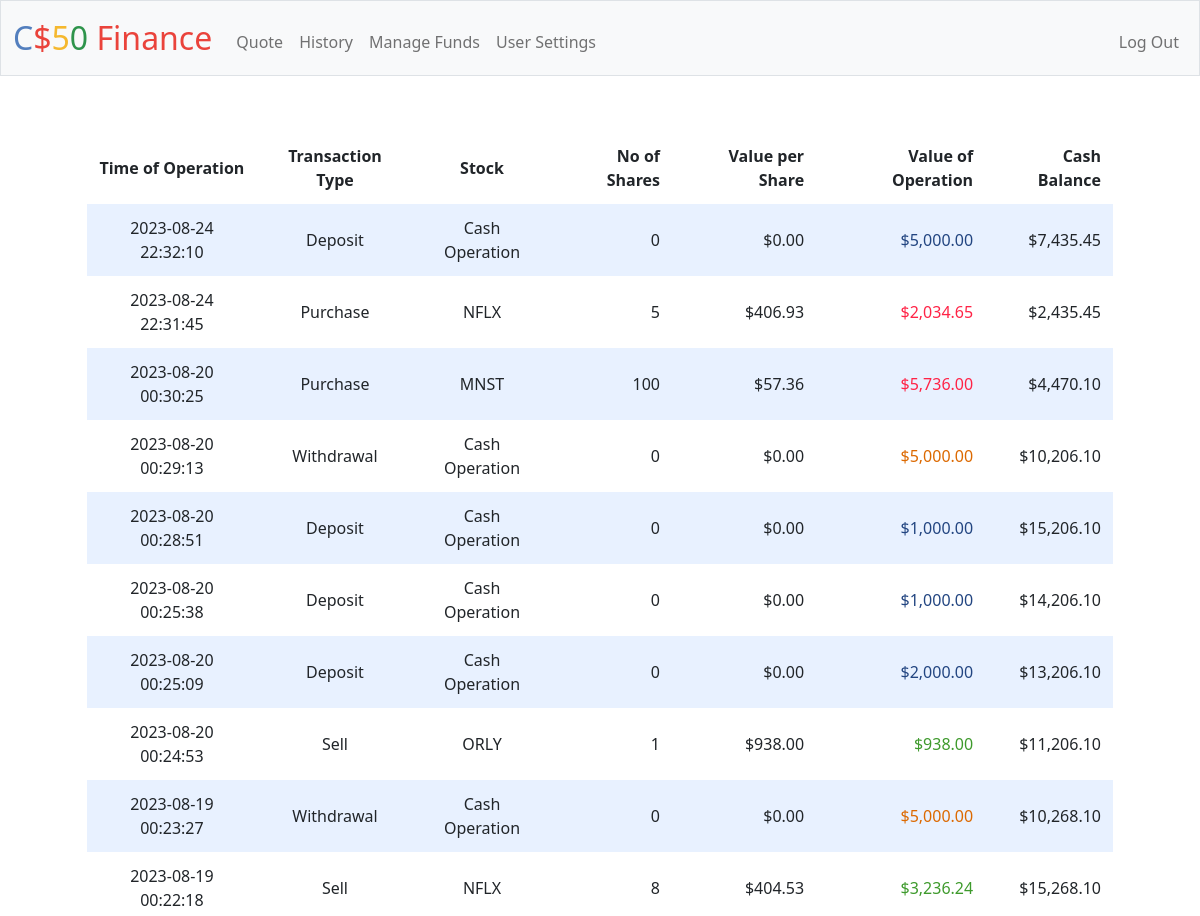
/history (signed in, upper part), run on an earlier commit of the app's database.
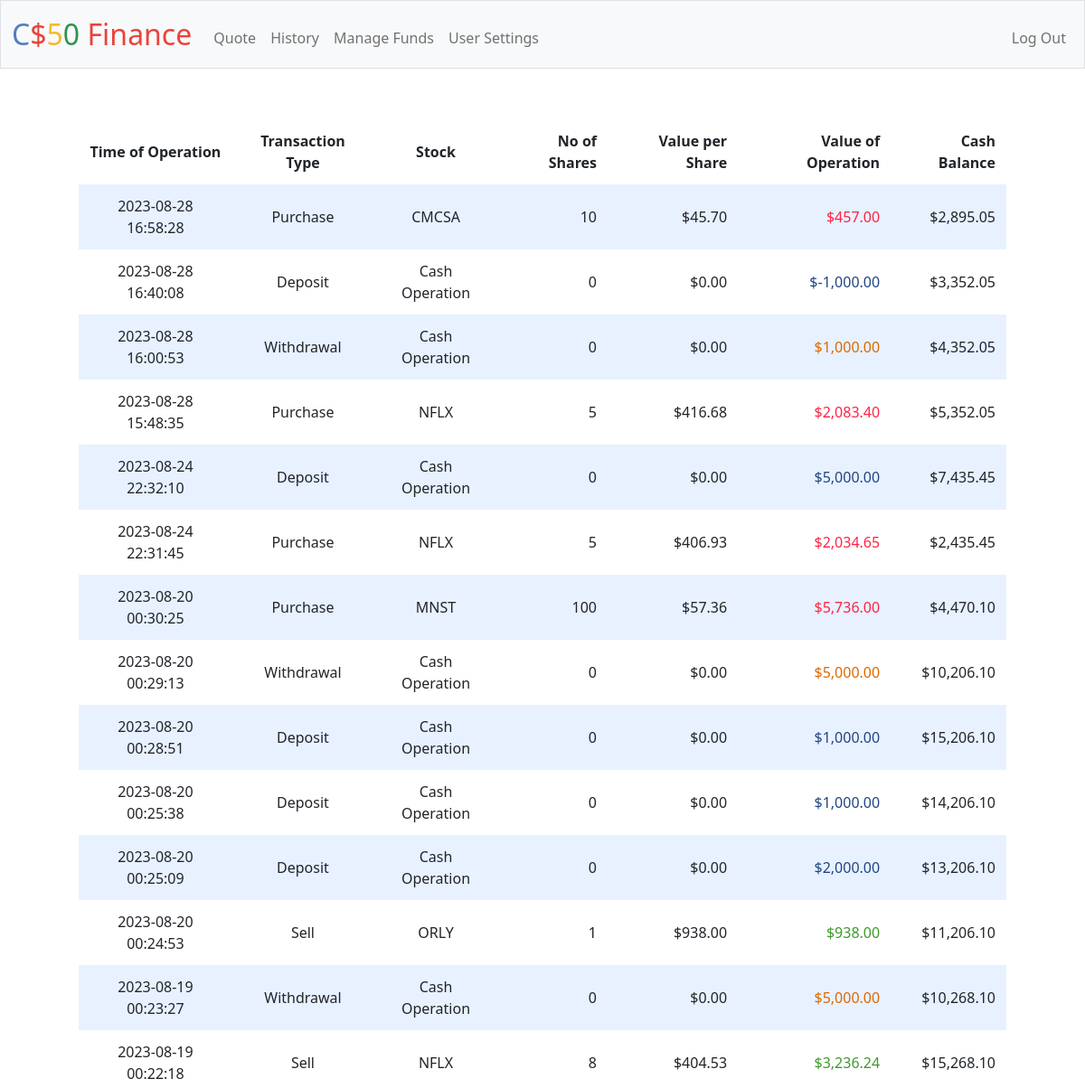
And on a later commit of the database.
### tables this page shows
CREATE TABLE 'history' (user_id INTEGER, stock_id INTEGER, operation TEXT NOT NULL, quantity INTEGER NOT NULL,'value' NUMERIC NOT NULL, time_stamp DATETIME NOT NULL, 'operation_id'  INTEGER PRIMARY KEY NOT NULL  ,'cash_balance' NUMERIC, FOREIGN KEY (user_id) REFERENCES users(id), FOREIGN KEY (stock_id) REFERENCES stocks(id));

CREATE TABLE stocks (id INTEGER PRIMARY KEY AUTOINCREMENT NOT NULL, symbol TEXT NOT NULL);

### app.py (the view)
@app.route("/history")
@login_required
def history():
    history = db.execute("SELECT time_stamp, operation, symbol, quantity, value, cash_balance FROM history JOIN stocks ON history.stock_id = stocks.id WHERE user_id = ? ORDER BY time_stamp DESC;",
                         session.get("user_id"))
    if (len(history) < 1):
        return render_template("/history.html",
                               message = "No operations history yet to display")
    else:
        for row in history:
            if (int(row['quantity']) == 0):
                row['value_per_share'] = 0
            else:
                row['value_per_share'] = float(row['value']) / int(row['quantity'])
            row['value'] = row['value']
            row['cash_balance'] = float(row['cash_balance'])
        return render_template("/history.html", history=history)

### app.py (called while the page is built)
@app.after_request
def after_request(response):
    response.headers["Cache-Control"] = "no-cache, no-store, must-revalidate"
    response.headers["Expires"] = 0
    response.headers["Pragma"] = "no-cache"
    return response

### helpers.py (called while the page is built)
def login_required(f):
    @wraps(f)
    def decorated_function(*args, **kwargs):
        if session.get("user_id") is None:
            return redirect("/login")
        return f(*args, **kwargs)
    return decorated_function

def usd(value):
    return f"${value:,.2f}"

### templates/history.html (shortened to what this page needs)
{% extends "layout.html" %}
{% block main %}
    <table>
        <thead>
            <tr>
                <th>Time of Operation</th>
                <th>Transaction Type</th>
                <th>Stock</th>
                <th class="number">No of Shares</th>
                <th class="number">Value per Share</th>
                <th class="number">Value of Operation</th>
                <th class="number">Cash Balance</th>
            </tr>
        </thead>
        <tbody>
            {% for row in history %}
                <tr>
                    <td>{{ row.time_stamp }}</td>
                    <td>{{ row.operation }}</td>
                    <td>{{ row.symbol }}</td>
                    <td class="number">{{ row.quantity }}</td>
                    <td class="number">{{ row.value_per_share | usd }}</td>
                    <td class="{{ row.operation }}">{{ row.value | usd }}</td>
                    <td class="number">{{ row.cash_balance | usd }}</td>
                </tr>
            {% endfor %}
        </tbody>
    </table>
    <br/>
{% endblock %}

### templates/layout.html (shortened to what this page needs)
<!DOCTYPE html>
<html lang="en">
    <head>
        <link href="https://cdn.jsdelivr.net/npm/bootstrap@5.1.3/dist/css/bootstrap.min.css" rel="stylesheet">
        <link href="/static/styles.css" rel="stylesheet">
    </head>
    <body>
        <nav class="bg-light border navbar navbar-expand-md navbar-light">
            <div class="container-fluid">
                <a class="navbar-brand" href="/"><span class="blue">C</span><span class="red">$</span><span class="yellow">5</span><span class="green">0</span> <span class="red">Finance</span></a>
                <div class="collapse navbar-collapse" id="navbar">
                    {% if session["user_id"] %}
                        <ul class="navbar-nav me-auto mt-2">
                            <li class="nav-item"><a class="nav-link" href="/quote">Quote</a></li>
                            <li class="nav-item"><a class="nav-link" href="/history">History</a></li>
                            <li class="nav-item"><a class="nav-link" href="/funds">Manage Funds</a></li>
                            <li class="nav-item"><a class="nav-link" href="/settings">User Settings</a></li>
                        </ul>
                        <ul class="navbar-nav ms-auto mt-2">
                            <li class="nav-item"><a class="nav-link" href="/logout">Log Out</a></li>
                        </ul>
                    {% else %}
                        <ul class="navbar-nav ms-auto mt-2">
                            <li class="nav-item"><a class="nav-link" href="/register">Register</a></li>
                            <li class="nav-item"><a class="nav-link" href="/login">Log In</a></li>
                        </ul>
                    {% endif %}
                </div>
            </div>
        </nav>
        <div class="container">
            <main class="container-fluid py-5 text-center">
                {% block main %}{% endblock %}
            </main>
        </div>
        <br/>
        <br/>
    </body>
</html>

### static/styles.css (style rules this page uses)
nav .navbar-brand { font-size: xx-large; }
nav .navbar-brand .blue { color: #537fbe; }
nav .navbar-brand .red { color: #ea433b; }
nav .navbar-brand .yellow { color: #f5b82e; }
nav .navbar-brand .green { color: #2e944b; }
.container { margin-left: auto; margin-right: auto; padding-left: 15px; padding-right: 15px; text-align: center; width: 90%; }
table { background-color: transparent; margin-bottom: 1rem; width: 100%; }
table th, table td { padding: 0.75rem; vertical-align: middle; }
tbody tr:nth-of-type(odd) { background-color: rgb(179, 208, 255, 0.3) }
.number { text-align: right; }
.Purchase { text-align: right; color: #ff2346; }
.Withdrawal { text-align: right; color: #dc6900; }
.Sell { text-align: right; color: #3e9a2c; }
.Deposit { text-align: right; color: #224581; }

What changed in the data, as far as the page shows it:
added history: time_stamp "2023-08-28 16:58:28", operation "Purchase", symbol "CMCSA", quantity "10", value_per_share "$45.70", value "$457.00", cash_balance "$2,895.05"
added history: time_stamp "2023-08-28 16:40:08", operation "Deposit", symbol "Cash Operation", quantity "0", value_per_share "$0.00", value "$-1,000.00", cash_balance "$3,352.05"
added history: time_stamp "2023-08-28 16:00:53", operation "Withdrawal", symbol "Cash Operation", quantity "0", value_per_share "$0.00", value "$1,000.00", cash_balance "$4,352.05"
added history: time_stamp "2023-08-28 15:48:35", operation "Purchase", symbol "NFLX", quantity "5", value_per_share "$416.68", value "$2,083.40", cash_balance "$5,352.05"
